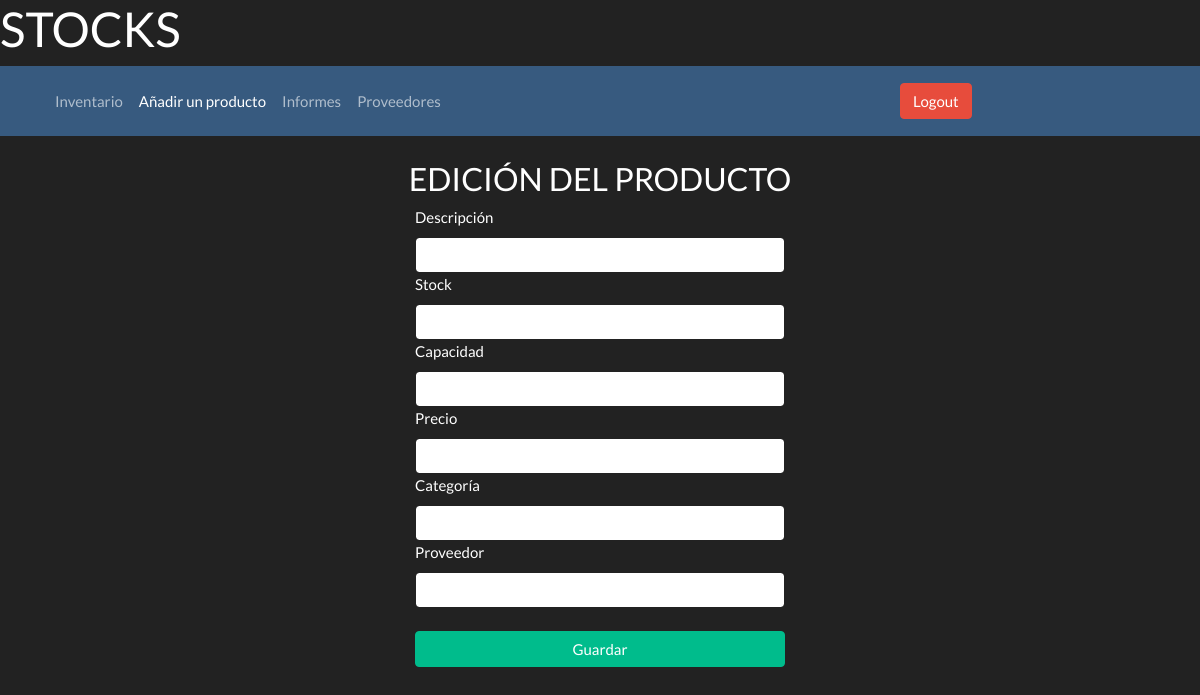
/editar-producto/13, run on an earlier commit of the app's database.
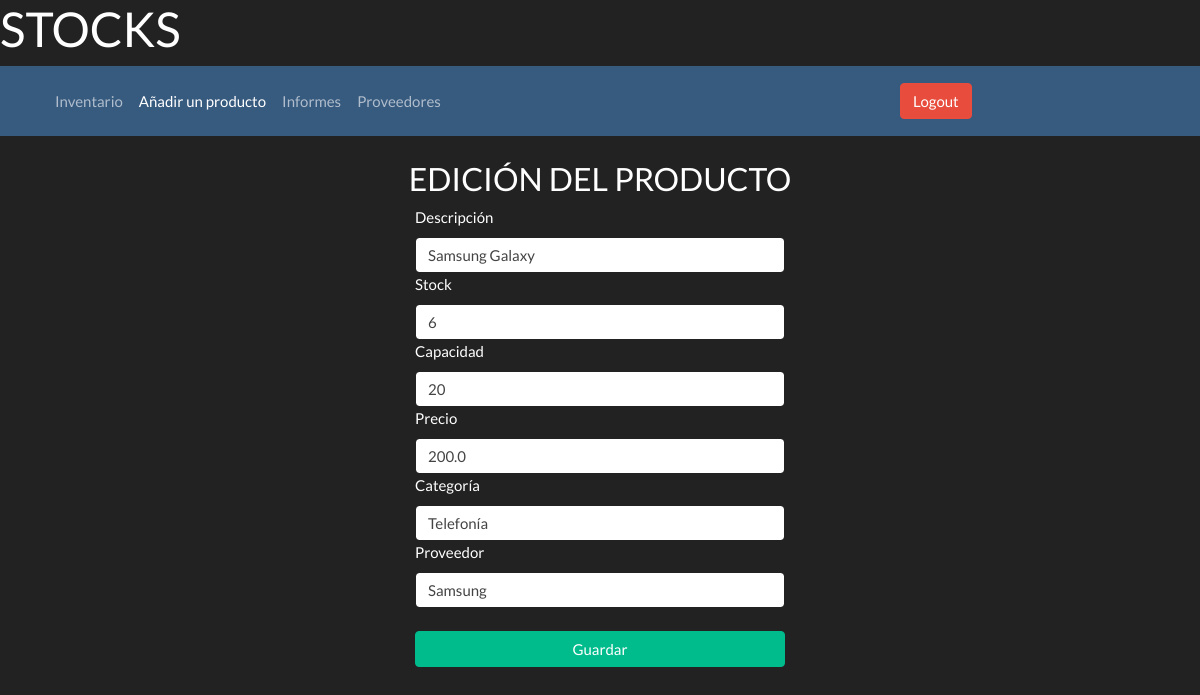
And on a later commit of the database.
### models.py (models this page shows, shortened)
class Producto(db.Base):
    __tablename__ = 'producto'
    __table_args__ = {'sqlite_autoincrement': True}
    id = Column(Integer, primary_key=True)
    descripcion = Column(String(200), nullable=False)
    stock = Column(Integer, nullable=False)
    capacidad = Column(Integer, nullable=False)
    precio = Column(Float, nullable=False)
    categoria = Column(String(50), nullable=False)
    proveedor = Column(String(100), nullable=False)

### stocks.py (the view)
@bp.route('/editar-producto/<id>')
def editar(id):
    producto = get_db().execute('SELECT * FROM producto WHERE id = ?', (id,)).fetchone()
    print(producto)
    return render_template('stocks/editProduct.html', producto=producto)

### db.py (called while the page is built)
def get_db():
    if 'db' not in g:
        g.db = sqlite3.connect(current_app.config['DATABASE'])
        g.db.row_factory = sqlite3.Row
    return g.db

### templates/auth.py (called while the page is built)
@bp.before_app_request
def load_logged_in_user():
    id_usuario = session.get('id_usuario')
    if id_usuario is None:
        g.usuario = None
    else:
        g.usuario = get_db().execute(
            'SELECT * FROM usuario WHERE id_usuario = ?', (id_usuario,)
        ).fetchone()

### templates/stocks/editProduct.html (shortened to what this page needs)
<!DOCTYPE html>
<html lang="en">
<head>
    <link rel="stylesheet" href="https://cdn.jsdelivr.net/npm/bootswatch@4.5.2/dist/darkly/bootstrap.min.css"
>
</head>
<body>
<main>
    <h1>STOCKS</h1>
    <nav class="navbar navbar-expand-lg navbar-dark bg-primary">
        <div class="container-fluid">
            <div class="collapse navbar-collapse" id="navbarColor03">
                <ul class="navbar-nav me-auto">
                    <li class="nav-item">
                        <a class="nav-link" href="/inventario">Inventario
                        </a>
                    </li>
                    <li class="nav-item">
                        <a class="nav-link active" href="/anadir-producto">Añadir un producto</a>
                    </li>
                    <li class="nav-item">
                        <a class="nav-link" href="/informes">Informes</a>
                    </li>
                    <li class="nav-item">
                        <a class="nav-link" href="/proveedores">Proveedores</a>
                    </li>
                </ul>
                <div class="fixed">
                    <a href="{{ url_for('auth.logout') }}" class="btn btn-danger">Logout</a>
                </div>
            </div>
        </div>
    </nav>
    <h3 class="text-center mt-4">EDICIÓN DEL PRODUCTO</h3>
    <div class="form-group">
        <div class="col-md-4 offset-md-4 my-auto">
            <form action='/editProduct/{{producto.id}}' method='post'>
                <label class="col-form-" for="inputDescripcion">Descripción</label>
                <input type="text" name=new_descripcion class="form-control" value=
                        '{{producto.descripcion}}' id="inputDescripcion" >
                <label class='col-form-' for="inputStock">Stock</label>
                <input type="number" name=new_stock class="form-control" value=
                        '{{producto.stock}}' id="inputStock">
                <label class='col-form-' for="inputCapacidad">Capacidad</label>
                <input type="number" name=new_capacidad class="form-control" value=
                        '{{producto.capacidad}}' id="inputCapacidad">
                <label class="col-form-" for="inputPrecio">Precio</label>
                <input type="number" name=new_precio class="form-control" value=
                        '{{producto.precio}}' id="inputPrecio">
                <label class="col-form-" for="inputCategoria">Categoría</label>
                <input type="text" name=new_categoria class="form-control" value=
                        '{{producto.categoria}}' id="inputCategoria">
                <label class="col-form-" for="inputCategoria">Proveedor</label>
                <input type="text" name=new_proveedor class="form-control" value=
                        '{{producto.proveedor}}' id="inputProveedor">
                <button type="submit" class="btn btn-success btn-block">Guardar</button>
            </form>
        </div>
    </div>
</main>
</body>
</html>

### templates/stocks/editProduct.html (style rules this page uses)
div.fixed { position: fixed; right: 0; width: 300px; }

What changed in the data, as far as the page shows it:
added Producto: new_descripcion "Samsung Galaxy", new_stock "6", new_capacidad "20", new_precio "200.0", new_categoria "Telefonía", new_proveedor "Samsung"
